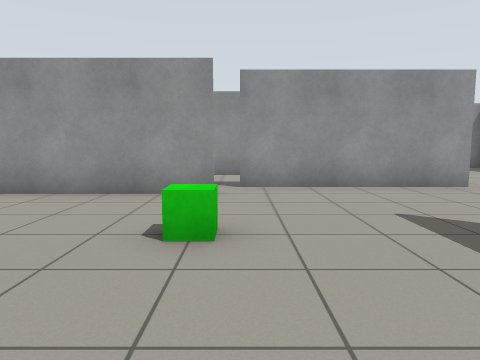
[1] (above)

23 first-person views from a walk through a Gazebo world. The camera is 0.94 m above the floor, tilts 6° down and sees 70° across. The floor is counted in squares, 1 m on a side. Each view is taken from the middle of a square. On the plan, view 1 faces up. The plan holds only what a view shows up to about 12 squares ahead; the rest is blank.

[2]
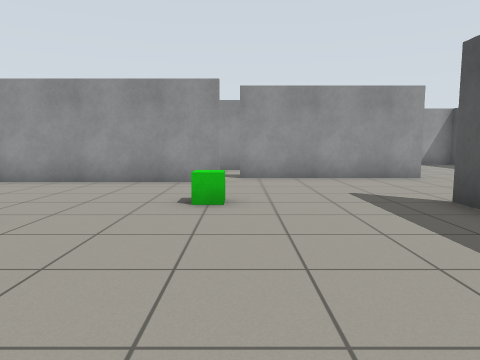

[3]
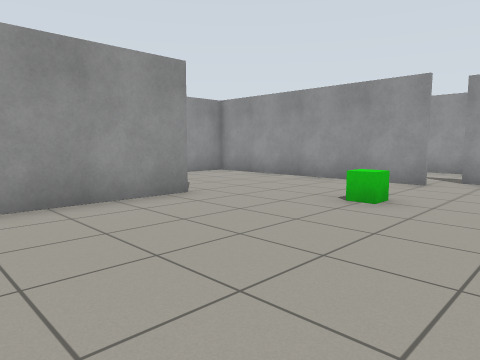

[4]
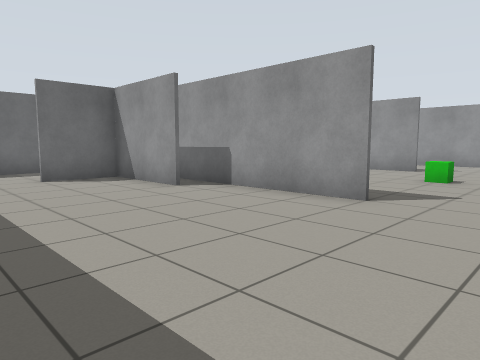

[5]
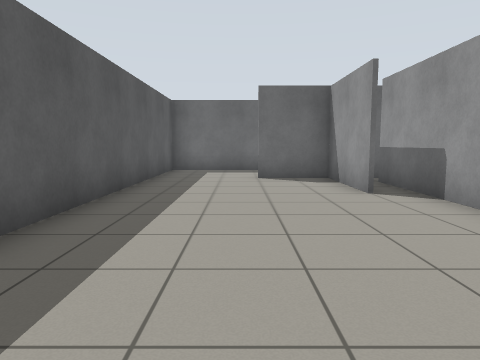

[6]
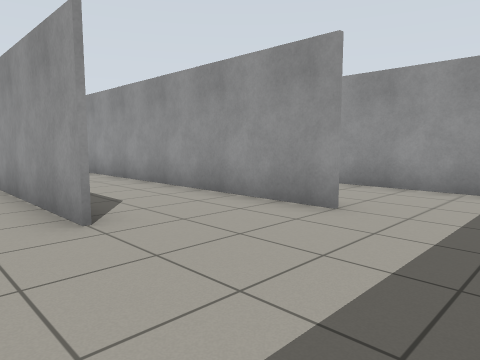

[7]
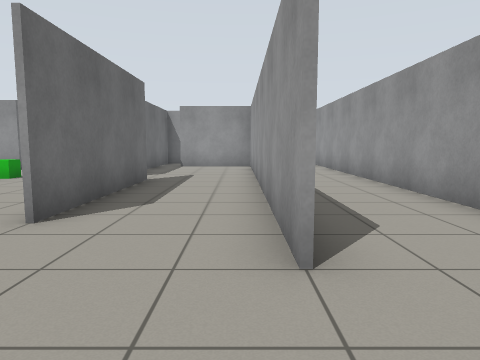

[8]
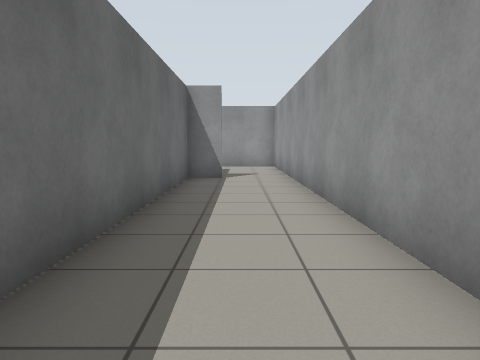

[9]
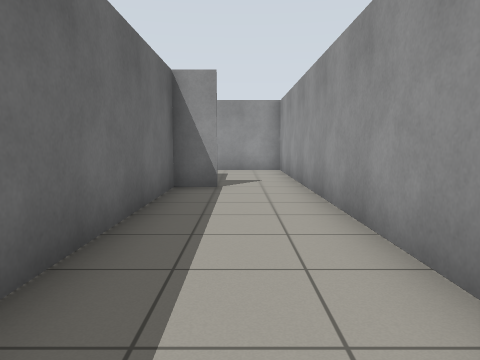

[10]
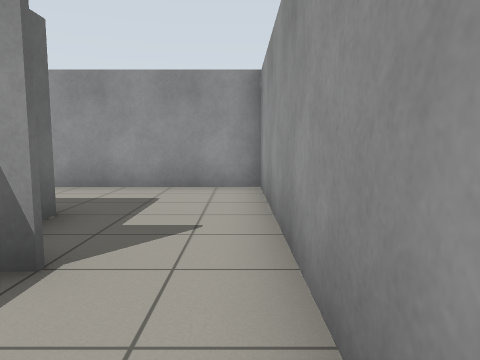

[11]
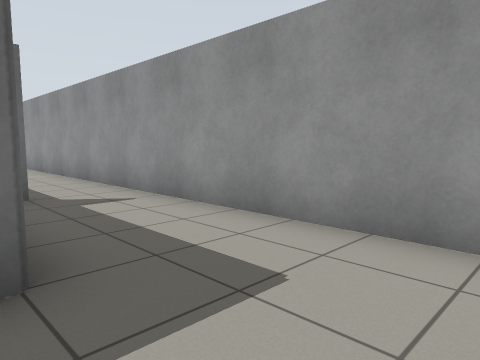

[12]
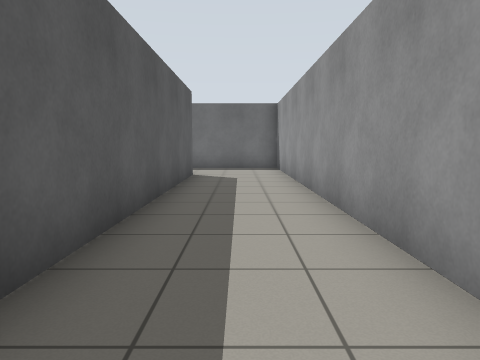

[13]
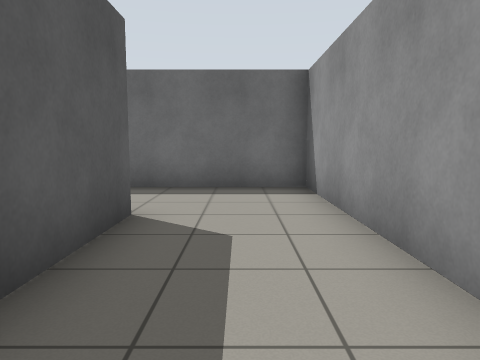

[14]
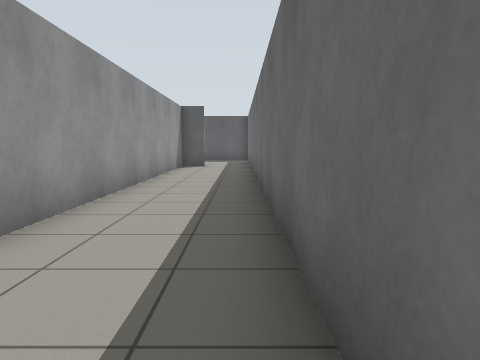

[15]
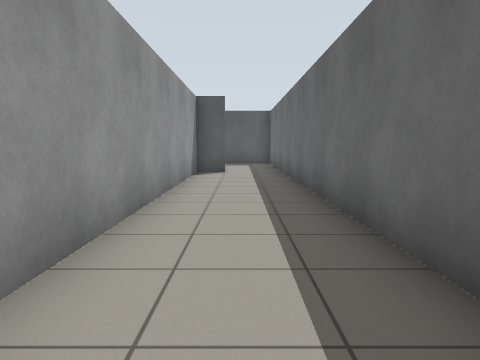

[16]
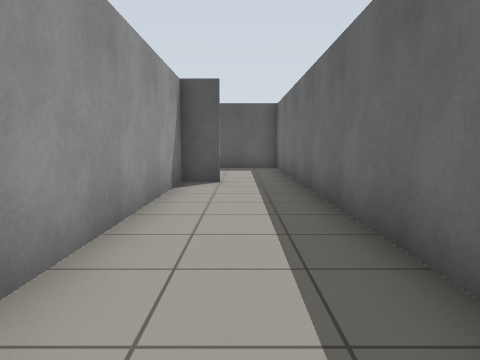

[17]
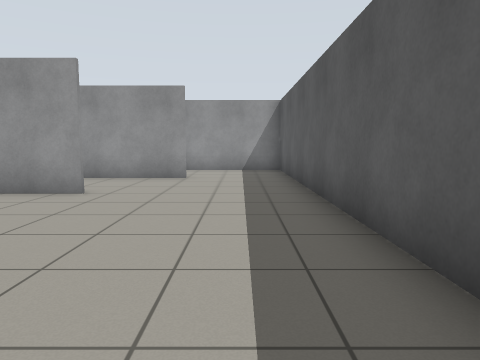

[18]
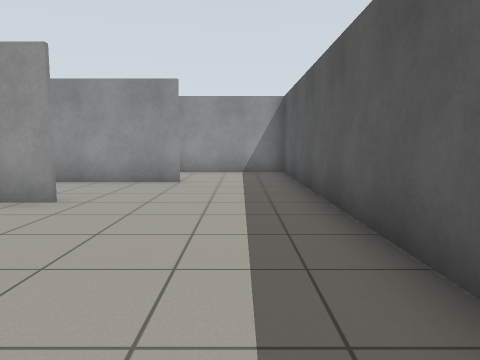

[19]
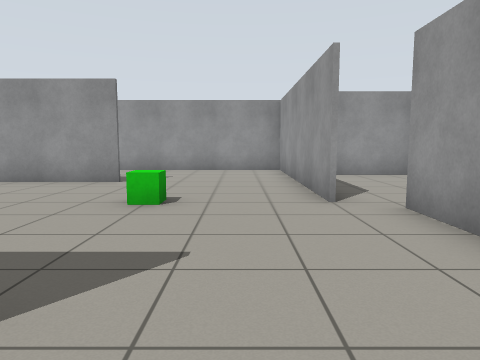

[20]
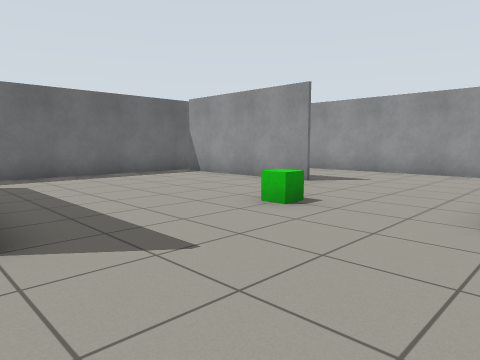

[21]
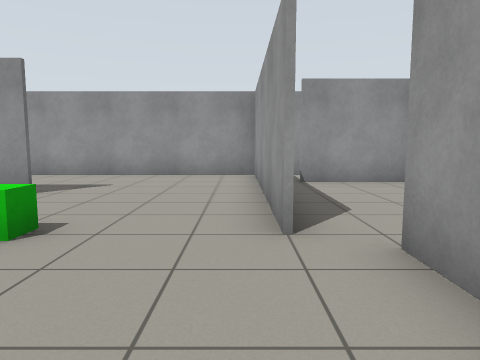

[22]
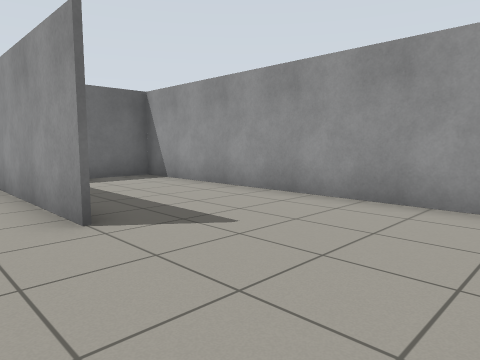

[23]
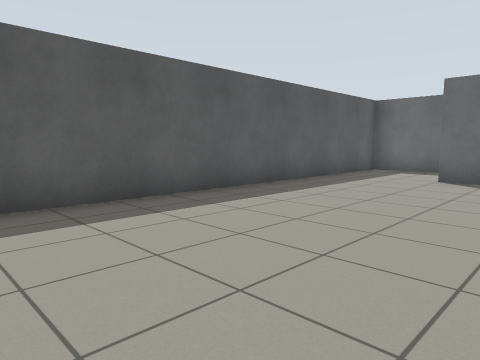

### Floor plan
Points are (right, up) in squares from view 1. A wall is a line through its corners. A room is listed if a view was taken in it or the views show most of it. See-through windows are left out.
Room 1 (views 1, 2, 3, 4, 5, 6, 7, 8, 9, 10, 11, 12, 13, 14, 15, 16, 17, 18, 19, 20, 21, 22, 23)
walls: (3.5, 2.9) (3.5, 3.5); (-3.4, 2.1) (-3.4, -2.7); (-0.4, 6.5) (-7.5, 6.5) (-7.5, -3.4) (-5.6, -3.4); (3.5, 3.6) (3.5, -2.5); (0, 7.6) (5, 7.6); (4.5, -0.4) (4.5, -3.4); (5.1, 7.5) (0, 7.5); (-2.8, -3.4) (3.4, -3.4); (4.4, -3.6) (-6.6, -3.6); (4.4, -4.6) (4.4, -3.4) (6.5, -3.4); (-5.4, 10.3) (-5.4, 7.5); (-5.4, 10.6) (2.1, 10.6); (6.6, 10.5) (-2.9, 10.5); (-7.6, -3.5) (-7.6, 5.1); (-7.6, 10.6) (-7.1, 10.6); (9.4, -6.1) (9.4, 13.5) (-10.5, 13.5) (-10.5, -6.5) (8.8, -6.5)
objects: green box (-1, 3)

Positions as (right, up) in squares from view 1, and headings:
1: (0, 0), facing up
2: (0, -2), facing up
3: (2, -2), facing up-left
4: (9, 6), facing down-left
5: (7, 6), facing down
6: (9, 6), facing up-left
7: (9, 10), facing left
8: (4, 12), facing left
9: (2, 12), facing left
10: (-3, 13), facing left
11: (-7, 13), facing down-left
12: (-9, 7), facing down
13: (-9, 1), facing down
14: (-10, -6), facing right
15: (-7, -5), facing right
16: (-4, -5), facing right
17: (8, 1), facing up
18: (8, 2), facing up
19: (5, 5), facing left
20: (4, 7), facing down-left
21: (3, 6), facing left
22: (-2, 6), facing down-left
23: (4, 6), facing down-right
